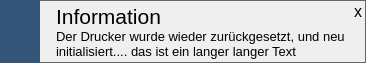
<?xml version="1.0" encoding="UTF-8"?>
<ui version="4.0">
 <class>dialog</class>
 <widget class="QDialog" name="dialog">
  <property name="geometry">
   <rect>
    <x>0</x>
    <y>0</y>
    <width>523</width>
    <height>74</height>
   </rect>
  </property>
  <property name="windowTitle">
   <string>Dialog</string>
  </property>
  <property name="styleSheet">
   <string notr="true"/>
  </property>
  <layout class="QGridLayout" name="gridLayout_2">
   <property name="sizeConstraint">
    <enum>QLayout::SetFixedSize</enum>
   </property>
   <property name="leftMargin">
    <number>0</number>
   </property>
   <property name="topMargin">
    <number>0</number>
   </property>
   <property name="rightMargin">
    <number>0</number>
   </property>
   <property name="bottomMargin">
    <number>0</number>
   </property>
   <item row="0" column="0">
    <widget class="QWidget" name="widget" native="true">
     <property name="styleSheet">
      <string notr="true">border: 1px solid #666666;</string>
     </property>
     <layout class="QHBoxLayout" name="horizontalLayout">
      <property name="spacing">
       <number>0</number>
      </property>
      <property name="sizeConstraint">
       <enum>QLayout::SetFixedSize</enum>
      </property>
      <property name="leftMargin">
       <number>0</number>
      </property>
      <property name="topMargin">
       <number>0</number>
      </property>
      <property name="rightMargin">
       <number>0</number>
      </property>
      <property name="bottomMargin">
       <number>0</number>
      </property>
      <item>
       <widget class="QWidget" name="colorbar" native="true">
        <property name="sizePolicy">
         <sizepolicy hsizetype="Maximum" vsizetype="Preferred">
          <horstretch>0</horstretch>
          <verstretch>0</verstretch>
         </sizepolicy>
        </property>
        <property name="minimumSize">
         <size>
          <width>40</width>
          <height>0</height>
         </size>
        </property>
        <property name="maximumSize">
         <size>
          <width>40</width>
          <height>16777215</height>
         </size>
        </property>
        <property name="styleSheet">
         <string notr="true">background: #345678; border: none;</string>
        </property>
       </widget>
      </item>
      <item alignment="Qt::AlignHCenter|Qt::AlignVCenter">
       <widget class="QLabel" name="icon">
        <property name="enabled">
         <bool>true</bool>
        </property>
        <property name="maximumSize">
         <size>
          <width>65</width>
          <height>65</height>
         </size>
        </property>
        <property name="styleSheet">
         <string notr="true">border: none;</string>
        </property>
        <property name="lineWidth">
         <number>0</number>
        </property>
        <property name="text">
         <string/>
        </property>
        <property name="pixmap">
         <pixmap>pixmaps/success.png</pixmap>
        </property>
        <property name="scaledContents">
         <bool>true</bool>
        </property>
       </widget>
      </item>
      <item>
       <widget class="QWidget" name="verticalWidget" native="true">
        <property name="sizePolicy">
         <sizepolicy hsizetype="Expanding" vsizetype="Preferred">
          <horstretch>0</horstretch>
          <verstretch>0</verstretch>
         </sizepolicy>
        </property>
        <property name="sizeIncrement">
         <size>
          <width>1</width>
          <height>0</height>
         </size>
        </property>
        <property name="styleSheet">
         <string notr="true">border: none;</string>
        </property>
        <layout class="QVBoxLayout" name="verticalLayout">
         <property name="spacing">
          <number>0</number>
         </property>
         <property name="sizeConstraint">
          <enum>QLayout::SetFixedSize</enum>
         </property>
         <property name="topMargin">
          <number>4</number>
         </property>
         <property name="bottomMargin">
          <number>4</number>
         </property>
         <item alignment="Qt::AlignTop">
          <widget class="QLabel" name="header">
           <property name="styleSheet">
            <string notr="true">font-size: 16pt;
text-fill: #aaaaaa; border: none;</string>
           </property>
           <property name="text">
            <string>Information</string>
           </property>
          </widget>
         </item>
         <item alignment="Qt::AlignTop">
          <widget class="QLabel" name="text">
           <property name="styleSheet">
            <string notr="true">font-size: 13px;
text-fill: #eaeaec; border: none;</string>
           </property>
           <property name="text">
            <string>Der Drucker wurde wieder zurückgesetzt, und neu initialisiert.... das ist ein langer langer Text</string>
           </property>
           <property name="wordWrap">
            <bool>true</bool>
           </property>
          </widget>
         </item>
        </layout>
       </widget>
      </item>
      <item alignment="Qt::AlignHCenter|Qt::AlignTop">
       <widget class="QWidget" name="gridWidget_2" native="true">
        <property name="sizePolicy">
         <sizepolicy hsizetype="Maximum" vsizetype="Preferred">
          <horstretch>0</horstretch>
          <verstretch>0</verstretch>
         </sizepolicy>
        </property>
        <property name="maximumSize">
         <size>
          <width>15</width>
          <height>16777215</height>
         </size>
        </property>
        <property name="styleSheet">
         <string notr="true">border: none;</string>
        </property>
        <layout class="QGridLayout" name="gridLayout_3">
         <property name="sizeConstraint">
          <enum>QLayout::SetFixedSize</enum>
         </property>
         <property name="leftMargin">
          <number>0</number>
         </property>
         <property name="topMargin">
          <number>2</number>
         </property>
         <property name="rightMargin">
          <number>4</number>
         </property>
         <property name="bottomMargin">
          <number>0</number>
         </property>
         <property name="spacing">
          <number>0</number>
         </property>
         <item row="0" column="0" alignment="Qt::AlignHCenter|Qt::AlignTop">
          <widget class="QPushButton" name="exit">
           <property name="styleSheet">
            <string notr="true">font-size: 12pt;</string>
           </property>
           <property name="text">
            <string>x</string>
           </property>
          </widget>
         </item>
        </layout>
       </widget>
      </item>
     </layout>
    </widget>
   </item>
  </layout>
 </widget>
 <resources/>
 <connections/>
</ui>
